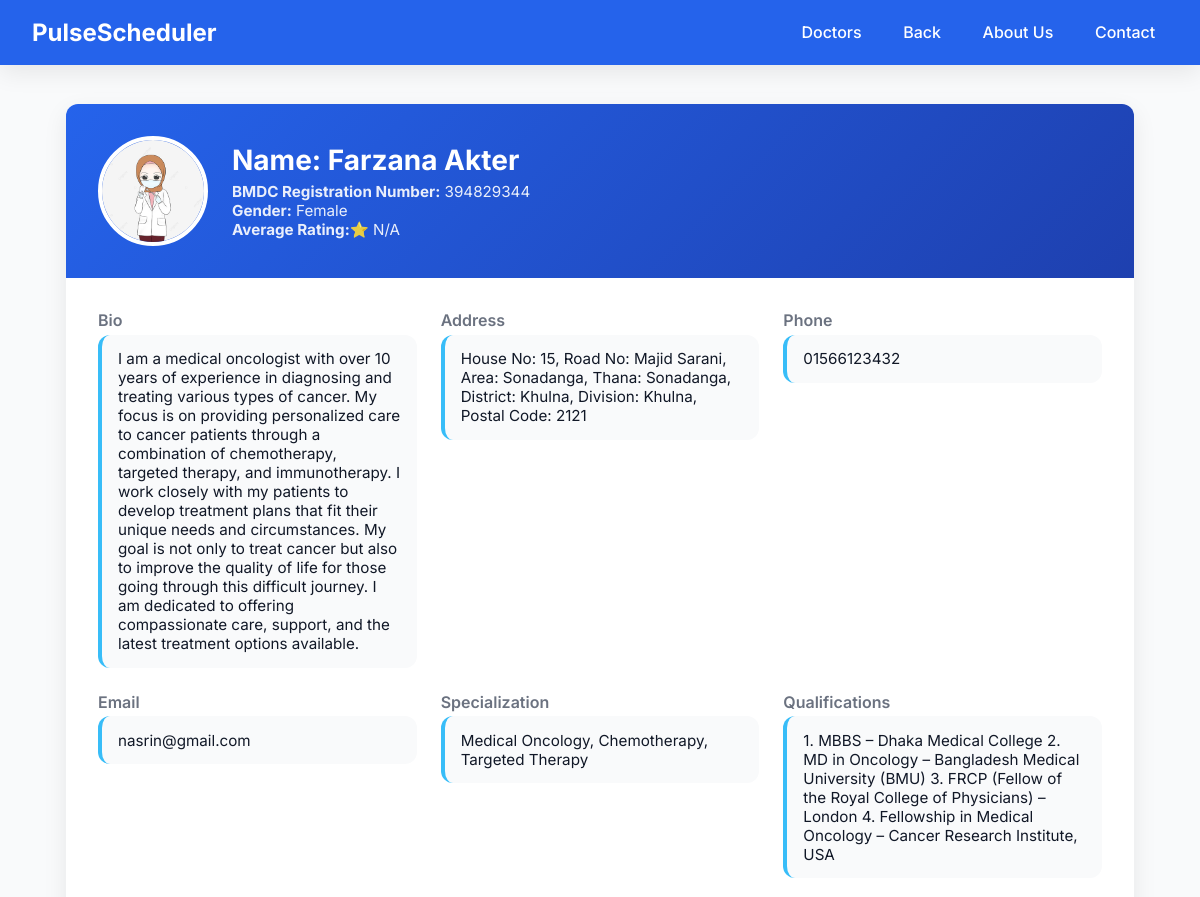
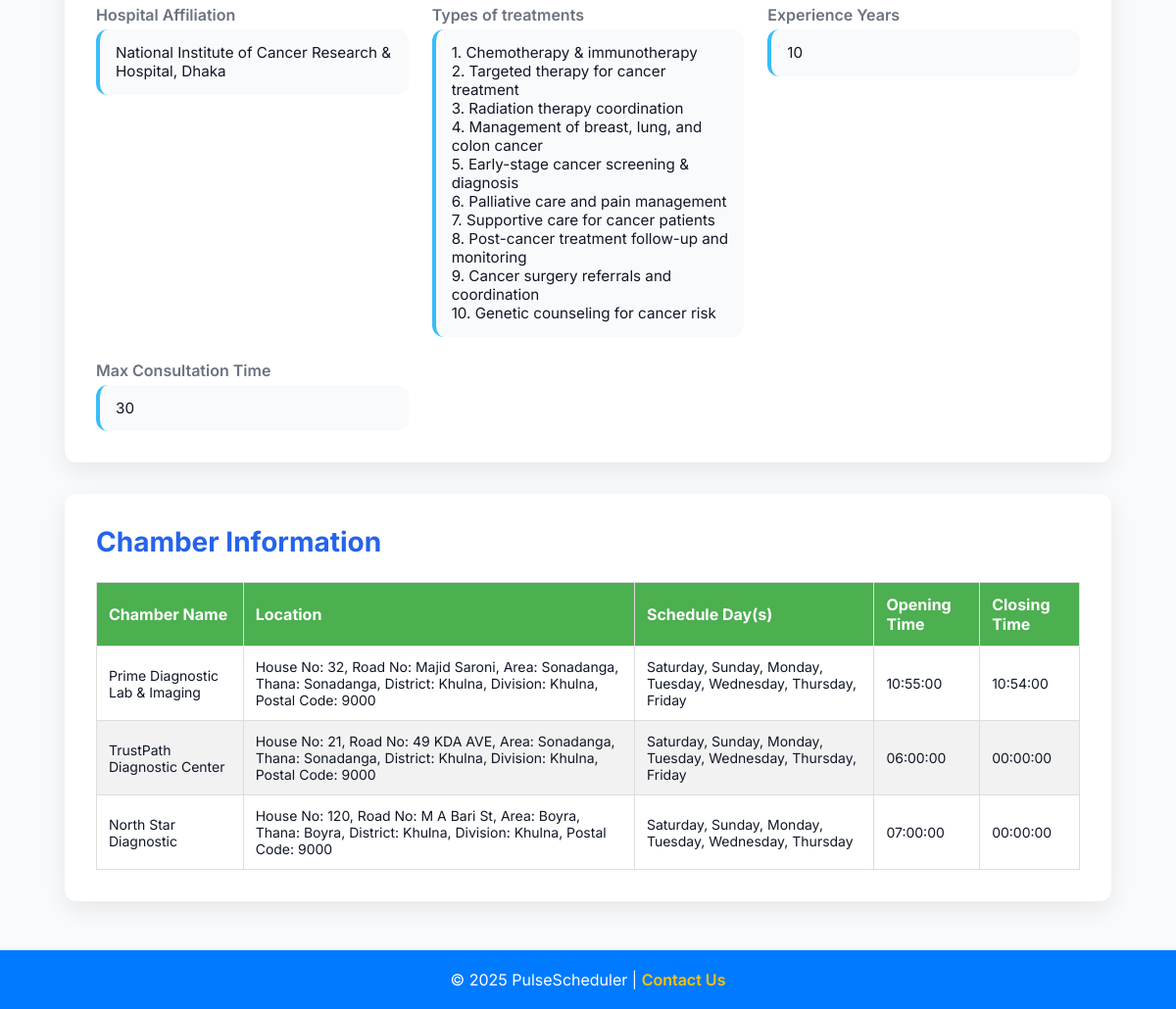
Page /doctor_profile_list.php?id=42 on the committed database (2 pictures, top to bottom).
### tables this page shows
CREATE TABLE IF NOT EXISTS `doctor` (
  `user_ID` int NOT NULL,
  `bmdc_registration_number` varchar(250) DEFAULT NULL,
  `specialization` varchar(250) DEFAULT NULL,
  `hospital_affiliation` varchar(250) DEFAULT NULL,
  `experience_years` int DEFAULT NULL,
  `bio` text,
  `total_rating` int DEFAULT '0',
  `rating_count` int DEFAULT '0',
  `max_consultation_duration` int DEFAULT NULL,
  `qualifications` text,
  `types_of_treatments` text,
  PRIMARY KEY (`user_ID`),
  UNIQUE KEY `registration_number` (`bmdc_registration_number`)
);

CREATE TABLE IF NOT EXISTS `systemuser` (
  `user_ID` int NOT NULL AUTO_INCREMENT,
  `user_name` varchar(250) NOT NULL,
  `user_password` varchar(250) NOT NULL,
  `full_name` varchar(250) DEFAULT NULL,
  `birth_certificate_number` char(17) DEFAULT NULL,
  `gender` enum('Male','Female','Other') DEFAULT NULL,
  `photo` text,
  `birth_day` date DEFAULT NULL,
  `blood_group` enum('A+','A-','B+','B-','O+','O-','AB+','AB-','Other') DEFAULT NULL,
  `medical_history` text,
  `role` enum('User','Admin','Head') DEFAULT 'User',
  PRIMARY KEY (`user_ID`),
  UNIQUE KEY `birth_cirtificate_number` (`birth_certificate_number`)
);

CREATE TABLE IF NOT EXISTS `chamber` (
  `chamber_ID` int NOT NULL AUTO_INCREMENT,
  `chamber_name` varchar(250) DEFAULT NULL,
  `opening_time` time DEFAULT NULL,
  `closing_time` time DEFAULT NULL,
  `working_days` json DEFAULT NULL,
  PRIMARY KEY (`chamber_ID`)
);

### doctor_profile_list.php (the view, shortened to what this page needs)
<?php
include('db.php');
$user_ID = $_GET['id'];
$sql = "SELECT
            systemuser.user_ID,
            systemuser.full_name,
            systemuser.user_name,
            systemuser.gender,
            systemuser.photo,
            doctor.bmdc_registration_number,
            doctor.specialization,
            doctor.hospital_affiliation,
            doctor.experience_years,
            doctor.bio,
            doctor.total_rating,
            doctor.rating_count,
            doctor.types_of_treatments,
            (doctor.total_rating / NULLIF(doctor.rating_count, 0)) AS average_rating,
            doctor.max_consultation_duration,
            doctor.qualifications
        FROM doctor
        JOIN systemuser ON doctor.user_ID = systemuser.user_ID
        WHERE systemuser.user_ID = ?";
$stmt = $conn->prepare($sql);
$stmt->bind_param("i", $user_ID);
$stmt->execute();
$result = $stmt->get_result();
if ($result->num_rows > 0) {
    $doctor = $result->fetch_assoc();
    $chamber_sql = "SELECT
                        chamber.chamber_name,
                        CONCAT_WS(', ',
                            CONCAT('House No: ', IF(addr.house_no IS NULL OR addr.house_no = '', 'N/A', addr.house_no)),
                            CONCAT('Road No: ', IF(addr.road IS NULL OR addr.road = '', 'N/A', addr.road)),
                            CONCAT('Area: ', IF(addr.area IS NULL OR addr.area = '', 'N/A', addr.area)),
                            CONCAT('Thana: ', IF(addr.thana IS NULL OR addr.thana = '', 'N/A', addr.thana)),
                            CONCAT('District: ', IF(addr.district IS NULL OR addr.district = '', 'N/A', addr.district)),
                            CONCAT('Division: ', IF(addr.division IS NULL OR addr.division = '', 'N/A', addr.division)),
                            CONCAT('Postal Code: ', IF(addr.postal_code IS NULL OR addr.postal_code = '', 'N/A', addr.postal_code))
                        ) AS location,
                        chamber.opening_time,
                        chamber.working_days,
                        chamber.closing_time
                    FROM works_in
                    JOIN chamber ON works_in.chamber_ID = chamber.chamber_ID
                    JOIN chamber_address AS addr ON addr.chamber_ID = chamber.chamber_ID
                    WHERE works_in.doctor_ID = ?";
    $chamber_stmt = $conn->prepare($chamber_sql);
    $chamber_stmt->bind_param("i", $user_ID);
    $chamber_stmt->execute();
    $chamber_result = $chamber_stmt->get_result();
    $chamberData = [];
    if ($chamber_result && $chamber_result->num_rows > 0) {
        while ($row = $chamber_result->fetch_assoc()) {
            $chamberData[] = $row;
        }
    }
}
$phone_query = "SELECT GROUP_CONCAT(phone SEPARATOR ', ') AS contact_number FROM user_phone WHERE user_ID = ?";
$phone_stmt = $conn->prepare($phone_query);
$phone_stmt->bind_param("i", $user_ID);
$phone_stmt->execute();
$phone_result = $phone_stmt->get_result();
$phone = $phone_result->fetch_assoc();
$email_query = "SELECT GROUP_CONCAT(email SEPARATOR ', ') AS email FROM user_email WHERE user_ID = ?";
$email_stmt = $conn->prepare($email_query);
$email_stmt->bind_param("i", $user_ID);
$email_stmt->execute();
$email_result = $email_stmt->get_result();
$email = $email_result->fetch_assoc();
$address_query = "SELECT
                    CONCAT_WS(', ',
                        CONCAT('House No: ', IF(addr.house_no IS NULL OR addr.house_no = '', 'N/A', addr.house_no)),
                        CONCAT('Road No: ', IF(addr.road IS NULL OR addr.road = '', 'N/A', addr.road)),
                        CONCAT('Area: ', IF(addr.area IS NULL OR addr.area = '', 'N/A', addr.area)),
                        CONCAT('Thana: ', IF(addr.thana IS NULL OR addr.thana = '', 'N/A', addr.thana)),
                        CONCAT('District: ', IF(addr.district IS NULL OR addr.district = '', 'N/A', addr.district)),
                        CONCAT('Division: ', IF(addr.division IS NULL OR addr.division = '', 'N/A', addr.division)),
                        CONCAT('Postal Code: ', IF(addr.postal_code IS NULL OR addr.postal_code = '', 'N/A', addr.postal_code))
                    ) AS full_address
                 FROM user_address AS addr
                 WHERE user_ID = ?";
$address_stmt = $conn->prepare($address_query);
$address_stmt->bind_param("i", $user_ID);
$address_stmt->execute();
$address_result = $address_stmt->get_result();
$address = $address_result->fetch_assoc();
$treatments = [];
                if (!empty($doctor['types_of_treatments'])) {
                    $treatments = explode("\n", $doctor['types_of_treatments']);
                }
?>
<!DOCTYPE html>
<html lang="en">
<head>
</head>
<body>
    <nav class="navbar">
        <a href="#" class="logo">PulseScheduler</a>
        <div class="nav-links">
        <a href="doctor_list.php">Doctors</a>
        <a href="javascript:history.back()">Back</a>
        <a href="AboutUs.php">About Us</a>
        <a href="Contact.php">Contact</a>
        </div>
    </nav>
    <div class="container">
        <div class="profile-card">
            <div class="profile-card-header">
                <div class="profile-photo">
                    <img src="<?php echo htmlspecialchars($doctor['photo'] ?? ''); ?>" alt="Doctor Photo" class="profile-photo">
                </div>
                <div class="profile-info">
                    <h2 style="color: white;"><strong>Name:</strong> <?php echo htmlspecialchars($doctor['full_name'] ?? 'N/A'); ?></h2>
                    <p><strong>BMDC Registration Number:</strong> <?php echo htmlspecialchars($doctor['bmdc_registration_number'] ?? 'N/A'); ?></p>
                    <p><strong>Gender:</strong> <?php echo htmlspecialchars($doctor['gender'] ?? 'N/A'); ?></p>
                    <p><strong>Average Rating:</strong>⭐  <?php echo htmlspecialchars($doctor['average_rating'] ?? 'N/A'); ?></p>
                </div>
            </div>
            <div class="profile-details">
                <div class="detail-group"><span class="detail-label">Bio</span><span class="detail-value"><?php echo htmlspecialchars($doctor['bio'] ?? 'N/A'); ?></span></div>
                <div class="detail-group"><span class="detail-label">Address</span><span class="detail-value"><?php echo htmlspecialchars($address['full_address'] ?? 'N/A'); ?></span></div>
                <div class="detail-group"><span class="detail-label">Phone</span><span class="detail-value"><?php echo htmlspecialchars($phone['contact_number'] ?? 'N/A'); ?></span></div>
                <div class="detail-group"><span class="detail-label">Email</span><span class="detail-value"><?php echo htmlspecialchars($email['email'] ?? 'N/A'); ?></span></div>
                <div class="detail-group"><span class="detail-label">Specialization</span><span class="detail-value"><?php echo htmlspecialchars($doctor['specialization'] ?? 'N/A'); ?></span></div>
                <div class="detail-group"><span class="detail-label">Qualifications</span><span class="detail-value"><?php echo htmlspecialchars($doctor['qualifications'] ?? 'N/A'); ?></span></div>
                <div class="detail-group"><span class="detail-label">Hospital Affiliation</span><span class="detail-value"><?php echo htmlspecialchars($doctor['hospital_affiliation'] ?? 'N/A'); ?></span></div>
                <div class="detail-group">
                <span class="detail-label">Types of treatments</span>
                <span class="detail-value">
                    <?php
                    if (!empty($treatments)) {
                        foreach ($treatments as $treatment) {
                            echo htmlspecialchars($treatment) . '<br>';
                        }
                    }
                    ?>
                </span>
            </div>
                <div class="detail-group"><span class="detail-label">Experience Years</span><span class="detail-value"><?php echo htmlspecialchars($doctor['experience_years'] ?? 'N/A'); ?></span></div>
                <div class="detail-group"><span class="detail-label">Max Consultation Time</span><span class="detail-value"><?php echo htmlspecialchars($doctor['max_consultation_duration'] ?? 'N/A'); ?></span></div>
            </div>
        </div>
    </div>
    <div class="container_1">
        <div class="profile-card_1">
            <h2>Chamber Information</h2>
            <?php if (!empty($chamberData)): ?>
                <table class="chamber-info-table">
                    <thead>
                        <tr>
                            <th>Chamber Name</th>
                            <th>Location</th>
                            <th>Schedule Day(s)</th>
                            <th>Opening Time</th>
                            <th>Closing Time</th>
                        </tr>
                    </thead>
                    <tbody>
                        <?php foreach ($chamberData as $chamber): ?>
                            <tr>
                                <td><?= htmlspecialchars($chamber['chamber_name']) ?></td>
                                <td><?= htmlspecialchars($chamber['location']) ?></td>
                                <td>
                                    <?php
                                    $working_days = json_decode($chamber['working_days'], true);
                                    if (!empty($working_days)) {
                                        echo htmlspecialchars(implode(', ', $working_days));
                                    } else {
                                        echo 'N/A';
                                    }
                                    ?>
                                </td>
                                <td><?= htmlspecialchars($chamber['opening_time']) ?></td>
                                <td><?= htmlspecialchars($chamber['closing_time']) ?></td>
                            </tr>
                        <?php endforeach; ?>
                    </tbody>
                </table>
            <?php else: ?>
                <p class="no-chamber-info">No chamber information available.</p>
            <?php endif; ?>
        </div>
    </div>
    <footer id="footer">
        <p>&copy; 2025 PulseScheduler | <a href="Contact.php">Contact Us</a></p>
    </footer>
</body>
</html>

### doctor_profile_list.php (style rules this page uses)
:root { --primary-color: #2563eb; --secondary-color: #1e40af; --accent-color: #38bdf8; --light-bg: #f9fafb; --white: #ffffff; --gray: #6b7280; --dark-text: #111827; --border-radius: 12px; --box-shadow: 0 8px 24px rgba(0, 0, 0, 0.08); }
* { margin: 0; padding: 0; box-sizing: border-box; }
body { font-family: 'Inter', sans-serif; background-color: var(--light-bg); color: var(--dark-text); }
.navbar { background: var(--primary-color); padding: 1rem 2rem; display: flex; justify-content: space-between; align-items: center; position: fixed; width: 100%; top: 0; z-index: 100; box-shadow: var(--box-shadow); }
.logo { color: white; font-size: 1.5rem; font-weight: 700; text-decoration: none; }
.nav-links { display: flex; gap: 1rem; }
.nav-links a { color: white; text-decoration: none; font-weight: 500; padding: 0.4rem 0.8rem; border-radius: 8px; transition: background 0.3s; }
.container { max-width: 1100px; margin: 6.5rem auto 2rem; padding: 0 1rem; }
.profile-card { background: var(--white); border-radius: var(--border-radius); box-shadow: var(--box-shadow); overflow: hidden; }
.profile-card-header { background: linear-gradient(135deg, var(--primary-color), var(--secondary-color)); color: white; padding: 2rem; display: flex; align-items: center; gap: 1.5rem; flex-wrap: wrap; }
.profile-photo img { width: 110px; height: 110px; object-fit: cover; border-radius: 50%; border: 4px solid white; display: block; }
.profile-info h2 { font-size: 1.75rem; margin-bottom: 0.3rem; }
.profile-info p { font-size: 0.95rem; opacity: 0.9; }
.profile-details { padding: 2rem; display: grid; grid-template-columns: repeat(auto-fit, minmax(280px, 1fr)); gap: 1.5rem; }
.detail-group { display: flex; flex-direction: column; }
.detail-label { font-weight: 600; color: var(--gray); margin-bottom: 0.3rem; }
.detail-value { background: var(--light-bg); padding: 0.9rem 1rem; border-radius: var(--border-radius); border-left: 4px solid var(--accent-color); font-size: 0.95rem; }
footer { background: #007BFF; color: white; text-align: center; padding: 20px; margin-top: 50px; }
footer p { font-size: 16px; }
footer a { color: #FFC107; text-decoration: none; font-weight: 600; }
.container_1 { max-width: 1100px; margin: 2rem auto 2rem; padding: 0 1rem; }
.profile-card_1 { background: var(--white); border-radius: var(--border-radius); box-shadow: var(--box-shadow); padding: 2rem; }
h2 { margin-bottom: 1.5rem; font-size: 1.75rem; color: var(--primary-color); }
.chamber-info-table { width: 100%; border-collapse: collapse; margin-top: 20px; }
.chamber-info-table th, .chamber-info-table td { padding: 12px; border: 1px solid #ddd; text-align: left; }
.chamber-info-table th { background-color: #4CAF50; color: white; }
.chamber-info-table tr:nth-child(even) { background-color: #f2f2f2; }
.chamber-info-table td { font-size: 14px; }

### rows in the picture
doctor: user_ID.photo (picture), user_ID.full_name "Farzana Akter", bmdc_registration_number "394829344", user_ID.gender "Female", bio "I am a medical oncologist with over 10 years of experience in diagnosing and treating various types of cancer. My focus is on providing personalized care to cancer patients through a combination of chemotherapy, targeted therapy, and immunotherapy. I work closely with my patients to develop treatment plans that fit their unique needs and circumstances. My goal is not only to treat cancer but also to improve the quality of life for those going through this difficult journey. I am dedicated to offering compassionate care, support, and the latest treatment options available.", specialization "Medical Oncology, Chemotherapy, Targeted Therapy", qualifications "1. MBBS – Dhaka Medical College 2. MD in Oncology – Bangladesh Medical University (BMU) 3. FRCP (Fellow of the Royal College of Physicians) – London 4. Fellowship in Medical Oncology – Cancer Research Institute, USA", hospital_affiliation "National Institute of Cancer Research & Hospital, Dhaka", types_of_treatments "1. Chemotherapy & immunotherapy", types_of_treatments "2. Targeted therapy for cancer treatment", types_of_treatments "3. Radiation therapy coordination", types_of_treatments "4. Management of breast, lung, and colon cancer", types_of_treatments "5. Early-stage cancer screening & diagnosis", types_of_treatments "6. Palliative care and pain management", types_of_treatments "7. Supportive care for cancer patients", types_of_treatments "8. Post-cancer treatment follow-up and monitoring", types_of_treatments "9. Cancer surgery referrals and coordination", types_of_treatments "10. Genetic counseling for cancer risk", experience_years "10", max_consultation_duration "30"
chamber: chamber_name "Prime Diagnostic Lab & Imaging", location "House No: 32, Road No: Majid Saroni, Area: Sonadanga, Thana: Sonadanga, District: Khulna, Division: Khulna, Postal Code: 9000", working_days "Saturday, Sunday, Monday, Tuesday, Wednesday, Thursday, Friday", opening_time "10:55:00", closing_time "10:54:00"
chamber: chamber_name "TrustPath Diagnostic Center", location "House No: 21, Road No: 49 KDA AVE, Area: Sonadanga, Thana: Sonadanga, District: Khulna, Division: Khulna, Postal Code: 9000", working_days "Saturday, Sunday, Monday, Tuesday, Wednesday, Thursday, Friday", opening_time "06:00:00", closing_time "00:00:00"
chamber: chamber_name "North Star Diagnostic", location "House No: 120, Road No: M A Bari St, Area: Boyra, Thana: Boyra, District: Khulna, Division: Khulna, Postal Code: 9000", working_days "Saturday, Sunday, Monday, Tuesday, Wednesday, Thursday", opening_time "07:00:00", closing_time "00:00:00"

### other values in the picture
$doctor['average_rating'] "N/A"
$address['full_address'] "House No: 15, Road No: Majid Sarani, Area: Sonadanga, Thana: Sonadanga, District: Khulna, Division: Khulna, Postal Code: 2121"
$phone['contact_number'] "01566123432"
$email['email'] "nasrin@gmail.com"
